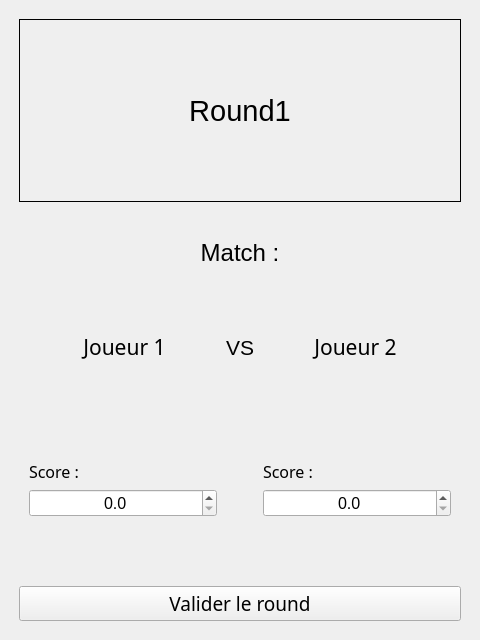
<?xml version="1.0" encoding="UTF-8"?>
<ui version="4.0">
 <class>MainWindow</class>
 <widget class="QMainWindow" name="MainWindow">
  <property name="geometry">
   <rect>
    <x>0</x>
    <y>0</y>
    <width>480</width>
    <height>640</height>
   </rect>
  </property>
  <property name="windowTitle">
   <string>MainWindow</string>
  </property>
  <widget class="QWidget" name="centralwidget">
   <layout class="QGridLayout" name="gridLayout">
    <item row="0" column="0">
     <layout class="QGridLayout" name="gridLayout_3">
      <property name="leftMargin">
       <number>10</number>
      </property>
      <property name="topMargin">
       <number>10</number>
      </property>
      <property name="rightMargin">
       <number>10</number>
      </property>
      <property name="bottomMargin">
       <number>10</number>
      </property>
      <item row="0" column="0">
       <widget class="QLabel" name="label">
        <property name="sizePolicy">
         <sizepolicy hsizetype="Preferred" vsizetype="Preferred">
          <horstretch>0</horstretch>
          <verstretch>0</verstretch>
         </sizepolicy>
        </property>
        <property name="minimumSize">
         <size>
          <width>0</width>
          <height>50</height>
         </size>
        </property>
        <property name="font">
         <font>
          <family>Segoe UI</family>
          <pointsize>22</pointsize>
         </font>
        </property>
        <property name="frameShape">
         <enum>QFrame::Box</enum>
        </property>
        <property name="text">
         <string>Round1</string>
        </property>
        <property name="alignment">
         <set>Qt::AlignCenter</set>
        </property>
       </widget>
      </item>
      <item row="1" column="0">
       <layout class="QVBoxLayout" name="verticalLayout">
        <item>
         <widget class="QLabel" name="label_2">
          <property name="font">
           <font>
            <family>Segoe UI</family>
            <pointsize>18</pointsize>
           </font>
          </property>
          <property name="text">
           <string>Match :</string>
          </property>
          <property name="alignment">
           <set>Qt::AlignCenter</set>
          </property>
         </widget>
        </item>
        <item>
         <layout class="QHBoxLayout" name="horizontalLayout">
          <property name="leftMargin">
           <number>10</number>
          </property>
          <property name="rightMargin">
           <number>10</number>
          </property>
          <item>
           <widget class="QLabel" name="label_3">
            <property name="sizePolicy">
             <sizepolicy hsizetype="Minimum" vsizetype="Preferred">
              <horstretch>0</horstretch>
              <verstretch>0</verstretch>
             </sizepolicy>
            </property>
            <property name="font">
             <font>
              <family>Segoe UI Light</family>
              <pointsize>16</pointsize>
             </font>
            </property>
            <property name="frameShape">
             <enum>QFrame::NoFrame</enum>
            </property>
            <property name="text">
             <string>Joueur 1</string>
            </property>
            <property name="alignment">
             <set>Qt::AlignCenter</set>
            </property>
           </widget>
          </item>
          <item>
           <widget class="QLabel" name="label_5">
            <property name="sizePolicy">
             <sizepolicy hsizetype="Fixed" vsizetype="Preferred">
              <horstretch>0</horstretch>
              <verstretch>0</verstretch>
             </sizepolicy>
            </property>
            <property name="font">
             <font>
              <family>Segoe UI</family>
              <pointsize>16</pointsize>
             </font>
            </property>
            <property name="frameShape">
             <enum>QFrame::NoFrame</enum>
            </property>
            <property name="text">
             <string>VS</string>
            </property>
            <property name="alignment">
             <set>Qt::AlignCenter</set>
            </property>
           </widget>
          </item>
          <item>
           <widget class="QLabel" name="label_4">
            <property name="sizePolicy">
             <sizepolicy hsizetype="Minimum" vsizetype="Preferred">
              <horstretch>0</horstretch>
              <verstretch>0</verstretch>
             </sizepolicy>
            </property>
            <property name="font">
             <font>
              <family>Segoe UI Light</family>
              <pointsize>16</pointsize>
             </font>
            </property>
            <property name="frameShape">
             <enum>QFrame::NoFrame</enum>
            </property>
            <property name="text">
             <string>Joueur 2</string>
            </property>
            <property name="alignment">
             <set>Qt::AlignCenter</set>
            </property>
           </widget>
          </item>
         </layout>
        </item>
       </layout>
      </item>
      <item row="2" column="0">
       <layout class="QHBoxLayout" name="horizontalLayout_3">
        <property name="sizeConstraint">
         <enum>QLayout::SetDefaultConstraint</enum>
        </property>
        <property name="leftMargin">
         <number>10</number>
        </property>
        <property name="rightMargin">
         <number>10</number>
        </property>
        <item>
         <layout class="QFormLayout" name="formLayout_3">
          <property name="fieldGrowthPolicy">
           <enum>QFormLayout::AllNonFixedFieldsGrow</enum>
          </property>
          <property name="rowWrapPolicy">
           <enum>QFormLayout::WrapAllRows</enum>
          </property>
          <property name="formAlignment">
           <set>Qt::AlignLeading|Qt::AlignLeft|Qt::AlignVCenter</set>
          </property>
          <item row="0" column="0">
           <widget class="QLabel" name="label_8">
            <property name="sizePolicy">
             <sizepolicy hsizetype="Preferred" vsizetype="Preferred">
              <horstretch>0</horstretch>
              <verstretch>0</verstretch>
             </sizepolicy>
            </property>
            <property name="font">
             <font>
              <family>Segoe UI Light</family>
              <pointsize>12</pointsize>
             </font>
            </property>
            <property name="frameShadow">
             <enum>QFrame::Plain</enum>
            </property>
            <property name="text">
             <string>Score :</string>
            </property>
            <property name="textFormat">
             <enum>Qt::PlainText</enum>
            </property>
            <property name="alignment">
             <set>Qt::AlignLeading|Qt::AlignLeft|Qt::AlignVCenter</set>
            </property>
           </widget>
          </item>
          <item row="0" column="1">
           <widget class="QDoubleSpinBox" name="doubleSpinBox_3">
            <property name="font">
             <font>
              <family>Segoe UI</family>
              <pointsize>12</pointsize>
             </font>
            </property>
            <property name="alignment">
             <set>Qt::AlignCenter</set>
            </property>
            <property name="decimals">
             <number>1</number>
            </property>
            <property name="maximum">
             <double>1.000000000000000</double>
            </property>
            <property name="singleStep">
             <double>0.500000000000000</double>
            </property>
           </widget>
          </item>
         </layout>
        </item>
        <item>
         <spacer name="horizontalSpacer_2">
          <property name="orientation">
           <enum>Qt::Horizontal</enum>
          </property>
          <property name="sizeType">
           <enum>QSizePolicy::Fixed</enum>
          </property>
          <property name="sizeHint" stdset="0">
           <size>
            <width>40</width>
            <height>20</height>
           </size>
          </property>
         </spacer>
        </item>
        <item>
         <layout class="QFormLayout" name="formLayout_4">
          <property name="rowWrapPolicy">
           <enum>QFormLayout::WrapAllRows</enum>
          </property>
          <property name="labelAlignment">
           <set>Qt::AlignLeading|Qt::AlignLeft|Qt::AlignVCenter</set>
          </property>
          <property name="formAlignment">
           <set>Qt::AlignLeading|Qt::AlignLeft|Qt::AlignVCenter</set>
          </property>
          <item row="0" column="0">
           <widget class="QLabel" name="label_9">
            <property name="font">
             <font>
              <family>Segoe UI Light</family>
              <pointsize>12</pointsize>
             </font>
            </property>
            <property name="text">
             <string>Score :</string>
            </property>
           </widget>
          </item>
          <item row="0" column="1">
           <widget class="QDoubleSpinBox" name="doubleSpinBox_4">
            <property name="font">
             <font>
              <family>Segoe UI</family>
              <pointsize>12</pointsize>
             </font>
            </property>
            <property name="alignment">
             <set>Qt::AlignCenter</set>
            </property>
            <property name="decimals">
             <number>1</number>
            </property>
            <property name="singleStep">
             <double>0.500000000000000</double>
            </property>
           </widget>
          </item>
         </layout>
        </item>
       </layout>
      </item>
      <item row="3" column="0">
       <widget class="QPushButton" name="pushButton">
        <property name="minimumSize">
         <size>
          <width>0</width>
          <height>35</height>
         </size>
        </property>
        <property name="font">
         <font>
          <family>Segoe UI Light</family>
          <pointsize>14</pointsize>
         </font>
        </property>
        <property name="styleSheet">
         <string notr="true">QPushButton:checked { background-color:green }</string>
        </property>
        <property name="text">
         <string>Valider le round</string>
        </property>
        <property name="checkable">
         <bool>true</bool>
        </property>
       </widget>
      </item>
     </layout>
    </item>
   </layout>
  </widget>
 </widget>
 <resources/>
 <connections/>
</ui>
